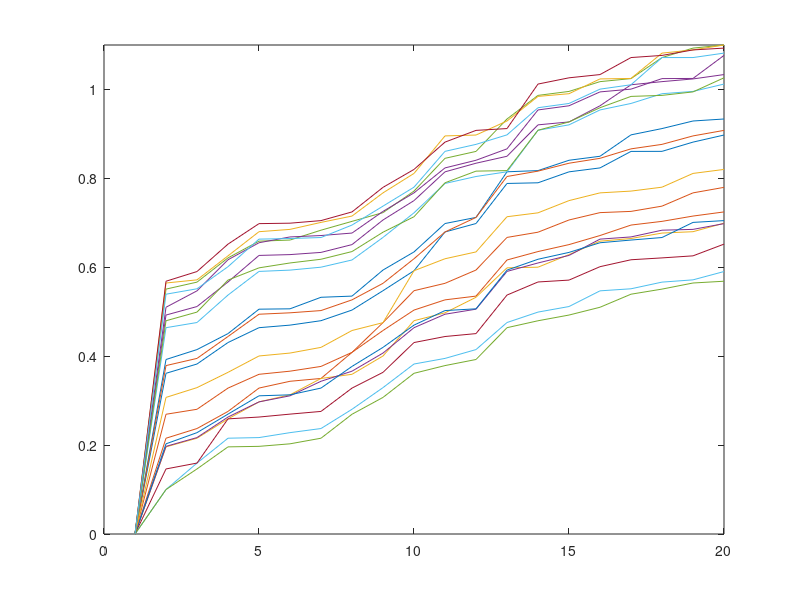
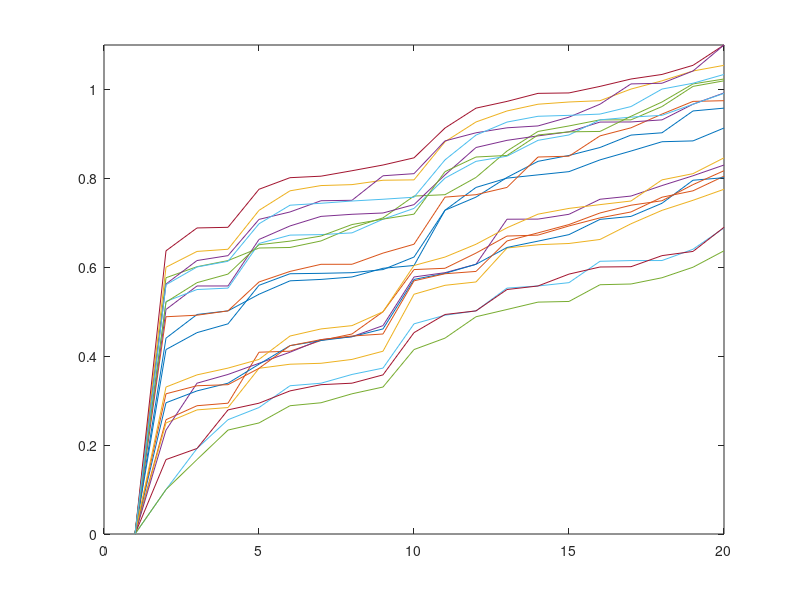

Source code (MATLAB) for these figures, in order: (Note: this script raises an error after producing the figures.)
close all
clear variables
global weight
weight = 0;

%% Amino acid contact frequency data
% load similarity graph
load('wass_scaled_pdist.mat')

distMat_Was_init = -data;

load('KL_scaled_pdist.mat')

distMat_KL_init = -data;

offset = 0.1;
distMat_Was = distMat_Was_init - offset;
distMat_KL = distMat_KL_init - offset;
for i = 1:20
    distMat_Was(i,i) = 0;
    distMat_KL(i,i) = 0;
end


figure()
for i = 1:20
    plot(sort(-distMat_Was(i,:)))
    hold on
end
ylim([0, 1 + offset])

figure()
for i = 1:20
    plot(sort(-distMat_KL(i,:)))
    hold on
end
ylim([0, 1 + offset])

N = 20;


% other settings
dim = 2;

markers = ['o', '+', '*', 'x', 's', 'd', '^', 'v', '>', '<', 'p', 'h', ...
    'o', '+', '*', 'x', 's', 'd', '^', 'v', '>', '<', 'p', 'h'];
legends = {'ALA',  'ARG', 'ASN', 'ASP', 'CYS', 'GLU', 'GLN', 'GLY', 'HIS', 'ILE', ...
    'LEU', 'LYS', 'MET', 'PHE', 'PRO', 'SER', 'THR', 'TRP', 'TYR', 'VAL'};



%% Optimize distortion objective 
close all

% references for hydrophobicity
rose_table = [0.74, 0.64, 0.63, 0.62, 0.91, 0.62, 0.62, 0.72, 0.78, 0.88, 0.85, 0.52, 0.85, 0.88, 0.64, 0.66, 0.70, 0.85, 0.76, 0.86];

engelman_table = [1.60, -12.3, -4.80, -9.20, 2.00, -8.20, -4.10, 1.00, -3.00, 3.10, 2.80, -8.80, 3.40, 3.70, -0.20, 0.60, 1.20, 1.90, -0.70, 2.60];


% select objective function
objftn = 'lamsq';
% objftn = 'Pndist';
% objftn = 'RR';
% objftn = 'unitvol';
% objftn = 'condnum';

% set optimization option
hessOption = 'bfgs';       % 'bfgs', 'dfp', 'steepdesc'
options = optimoptions('fminunc', 'Algorithm', 'quasi-newton', 'GradObj','on', ...
    'MaxIter', 10000, 'Display', 'iter', 'TolFun', 1e-5, 'HessUpdate', hessOption);

% hyperparameters
% offsets = [0, 0.1, 0.2, 0.3, 0.4, 0.5];
% hs = [0.1, 0.2, 0.4, 0.8];
offsets = [0.4];
hs = [0.2];

% result variables
norm_set_Was = zeros(20, length(offsets), length(hs));
norm_set_KL = zeros(20, length(offsets), length(hs));

kendall_coef_Was = zeros(length(offsets), length(hs));
kendall_coef_KL = zeros(length(offsets), length(hs));
kendall_coef_top_Was = zeros(length(offsets), length(hs));
kendall_coef_top_KL = zeros(length(offsets), length(hs));

distort_dist_bf_Was = zeros(length(offsets));
distort_dist_bf_KL = zeros(length(offsets));
distort_dist_af_Was = zeros(length(offsets), length(hs));
distort_dist_af_KL = zeros(length(offsets), length(hs));

local_distort_dist_bf_Was = zeros(length(offsets));
local_distort_dist_bf_KL = zeros(length(offsets));
local_distort_dist_af_Was = zeros(length(offsets), length(hs));
local_distort_dist_af_KL = zeros(length(offsets), length(hs));

top_lists = [0,4,7,8,9,10,12,13,16,17,18,19] + 1;
% top_lists = [0,4,7,8,9,10,12,13,17,18,19] + 1;

k_local = 5;
[local_dist_Was, idx_Was] = sort(-distMat_Was, 2);
idx_Was = idx_Was(:,2:k_local+1);
local_dist_Was = local_dist_Was(:,2:k_local+1);
[local_dist_KL, idx_KL] = sort(-distMat_KL, 2);
idx_KL = idx_KL(:,2:k_local+1);
local_dist_KL = local_dist_KL(:,2:k_local+1);
for j = 1:length(offsets)
    offset = offsets(j);
    distMat_Was = distMat_Was_init - offset;
    distMat_KL = distMat_KL_init - offset;
    for i = 1:20
        distMat_Was(i,i) = 0;
        distMat_KL(i,i) = 0;
    end

    % isomap initial guess for Wasserstein embedding
    k = 5;
    dim2 = 10;
    [Y_iso1, G_iso, V_iso, D_iso, T_iso, S_iso] = isomap([], k, dim2, [], -distMat_Was);
    % isomap initial guess for KL-divergence embedding
    k = 5;
    dim2 = 10;
    [Y_iso2, G_iso, V_iso, D_iso, T_iso, S_iso] = isomap([], k, dim2, [], -distMat_KL);
    
    pairDistAll1_bf = getPairwiseDist(Y_iso1);
    pairDistAll2_bf = getPairwiseDist(Y_iso2);
    distort_dist_bf_Was(j) = norm(pairDistAll1_bf + distMat_Was,'fro')^2/N/(N-1)/2; 
    distort_dist_bf_KL(j) = norm(pairDistAll2_bf + distMat_KL,'fro')^2/N/(N-1)/2; 

    
    local_pairDistAll1_bf = getPairwiseDist(Y_iso1, k_local);
    local_pairDistAll2_bf = getPairwiseDist(Y_iso2, k_local);
    local_distort_dist_bf_Was(j) = norm(local_pairDistAll1_bf + local_dist_Was,'fro')^2/k_local/(k_local-1)/2; 
    local_distort_dist_bf_KL(j) = norm(local_pairDistAll2_bf + local_dist_KL,'fro')^2/k_local/(k_local-1)/2; 

    figure
    subplot(1,2,1)
    drawAminoAcids(Y_iso1, markers, legends, ['Wass iso init (offset: ', num2str(offset), ')'], false)
    subplot(1,2,2)
    drawAminoAcids(Y_iso2, markers, legends, ['KL iso init (offset: ', num2str(offset), ')'], false)
    set(gcf,'Position',[100 100 1400 800])
%     saveas(gcf,['./figs_sq/iso init offset_', num2str(offset), '.png'])


    % perform optimization
    for i=1:length(hs)
        h = hs(i);

        % nearly isometric embedding for Wasserstein
        [Y_dm1, L_dm1, Dt1, ~, ~, ~, ~] = diffusion_map([], h, dim, -distMat_Was.*distMat_Was);
        [Y_new1, J_af, H_new, optTime, Jval, exitFlag, output] ...
            = distortion_minimization(Y_iso1(:,1:2), L_dm1, Dt1, objftn, options);
    
        
        % nearly isometric embedding for KL-divergence
        [Y_dm2, L_dm2, Dt2, ~, ~, ~, ~] = diffusion_map([], h, dim, -distMat_KL.*distMat_KL);
        [Y_new2, J_af, H_new, optTime, Jval, exitFlag, output] ...
            = distortion_minimization(Y_iso2(:,1:2), L_dm2, Dt2, objftn, options);

        norm_set_Was(:,j,i) = sum(Y_new1.*Y_new1, 2);
        norm_set_KL(:,j,i) = sum(Y_new2.*Y_new2, 2);

        figure
        subplot(1,2,1)
        drawAminoAcids(Y_new1, markers, legends, ...
            ['Wass embedding (offset: ', num2str(offset), ', h: ', num2str(h),')'], false)
        subplot(1,2,2)
        drawAminoAcids(Y_new2, markers, legends, ...
            ['KL embedding (offset: ', num2str(offset), ', h: ', num2str(h), ')'], false)
        set(gcf,'Position',[100 100 1400 800])
%         saveas(gcf,['./figs_sq/embeddings offset_',num2str(offset),'_h_',num2str(h),'.png'])
    
        figure
        X = categorical(legends);
        b = bar(X, norm_set_Was(:,j,i), 'b');
        b.FaceAlpha = 0.2;
        hold on
        b = bar(X, norm_set_KL(:,j,i), 'r');
        b.FaceAlpha = 0.2;
        set(gcf,'Position',[100 100 1400 800])
%         saveas(gcf,['./figs_sq/norms offset_',num2str(offset),'_h_',num2str(h),'.png'])

        [kendall_coef_Was(j,i), ~] = corr(norm_set_Was(:,j,i),rose_table','type','Kendall');
        [kendall_coef_KL(j,i), ~] = corr(norm_set_KL(:,j,i),rose_table','type','Kendall');
        [kendall_coef_top_Was(j,i), ~] = corr(norm_set_Was(top_lists,j,i),rose_table(top_lists)','type','Kendall');
        [kendall_coef_top_KL(j,i), ~] = corr(norm_set_KL(top_lists,j,i),rose_table(top_lists)','type','Kendall');

        
        pairDistAll1_af = getPairwiseDist(Y_new1);
        pairDistAll2_af = getPairwiseDist(Y_new2);
        distort_dist_af_Was(j,i) = norm(pairDistAll1_af + distMat_Was,'fro')^2/N/(N-1)/2;
        distort_dist_af_KL(j,i) = norm(pairDistAll2_af + distMat_KL,'fro')^2/N/(N-1)/2;
        
        local_pairDistAll1_af = getPairwiseDist(Y_new1, k_local);
        local_pairDistAll2_af = getPairwiseDist(Y_new2, k_local);
        local_distort_dist_af_Was(j,i) = norm(local_pairDistAll1_af + local_dist_Was,'fro')^2/k_local/(k_local-1)/2;
        local_distort_dist_af_KL(j,i) = norm(local_pairDistAll2_af + local_dist_KL,'fro')^2/k_local/(k_local-1)/2;

    end
end

%% Kendall tau coefficients
% reference: https://resources.qiagenbioinformatics.com/manuals/clcgenomicsworkbench/650/Hydrophobicity_scales.html
KD_table = [1.80, -4.50, -3.50, -3.50, 2.50, -3.50, -3.50, -0.40, -3.20, 4.50, 3.80, -3.90, 1.90, 2.80, -1.60, -0.80, -0.70, -0.90, -1.30, 4.20];
HW_table = [-0.50, 3.00, 0.20, 3.00, -1.00, 3.00, 0.20, 0.00, -0.50, -1.80, -1.80, 3.00, -1.30, -2.50, 0.00, 0.30, -0.40, -3.40, -2.30, -1.50];
Cornette_table = [0.20, 1.40, -0.50, -3.10, 4.10, -1.80, -2.80, 0.00, 0.50, 4.80, 5.70, -3.10, 4.20, 4.40, -2.20, -0.50, -1.90, 1.00, 3.20, 4.70];
Eisenberg_table = [0.62, -2.53, -0.78, -0.90, 0.29, -0.74, -0.85, 0.48, -0.40, 1.38, 1.06, -1.50, 0.64, 1.19, 0.12, -0.18, -0.05, 0.81, 0.26, 1.08];
Rose_table = [0.74, 0.64, 0.63, 0.62, 0.91, 0.62, 0.62, 0.72, 0.78, 0.88, 0.85, 0.52, 0.85, 0.88, 0.64, 0.66, 0.70, 0.85, 0.76, 0.86];
Janin_table = [0.30, -1.40, -0.50, -0.60, 0.90, -0.70, -0.70, 0.30, -0.10, 0.70, 0.50, -1.80, 0.40, 0.50, -0.30, -0.10, -0.20, 0.30, -0.40, 0.60];
EGES_table = [1.60, -12.3, -4.80, -9.20, 2.00, -8.20, -4.10, 1.00, -3.00, 3.10, 2.80, -8.80, 3.40, 3.70, -0.20, 0.60, 1.20, 1.90, -0.70, 2.60];

hydrophobicity_table = [KD_table; HW_table; Cornette_table; Eisenberg_table; 
    Rose_table; Janin_table; EGES_table];
num_top = 12;
kendall_coef_all_Was = zeros(size(hydrophobicity_table,1), length(offsets), length(hs));
kendall_coef_all_KL = zeros(size(hydrophobicity_table,1), length(offsets), length(hs));
kendall_coef_top_all_Was = zeros(size(hydrophobicity_table,1), length(offsets), length(hs));
kendall_coef_top_all_KL = zeros(size(hydrophobicity_table,1), length(offsets), length(hs));
for k = 1:size(hydrophobicity_table,1)
    [~, top_k_lists] = sort(hydrophobicity_table(k,:), 'descend');
    top_k_lists = sort(top_k_lists(1:num_top));
    for j = 1:length(offsets)
        for i=1:length(hs)
            [kendall_coef_all_Was(k,j,i), ~] = corr(norm_set_Was(:,j,i),hydrophobicity_table(k,:)','type','Kendall');
            [kendall_coef_all_KL(k,j,i), ~] = corr(norm_set_KL(:,j,i),hydrophobicity_table(k,:)','type','Kendall');
            [kendall_coef_top_all_Was(k,j,i), ~] = corr(norm_set_Was(top_k_lists,j,i),hydrophobicity_table(k,top_k_lists)','type','Kendall');
            [kendall_coef_top_all_KL(k,j,i), ~] = corr(norm_set_KL(top_k_lists,j,i),hydrophobicity_table(k,top_k_lists)','type','Kendall');
        end
    end
%     display([k, sum(kendall_coef_all_Was(k,:,:) > kendall_coef_all_KL(k,:,:), [1,2,3]), sum(kendall_coef_all_Was(k,:,:) < kendall_coef_all_KL(k,:,:), [1,2,3])])
%     display([k, sum(kendall_coef_top_all_Was(k,:,:) > kendall_coef_top_all_KL(k,:,:), [1,2,3]), sum(kendall_coef_top_all_Was(k,:,:) < kendall_coef_top_all_KL(k,:,:), [1,2,3])])
end

